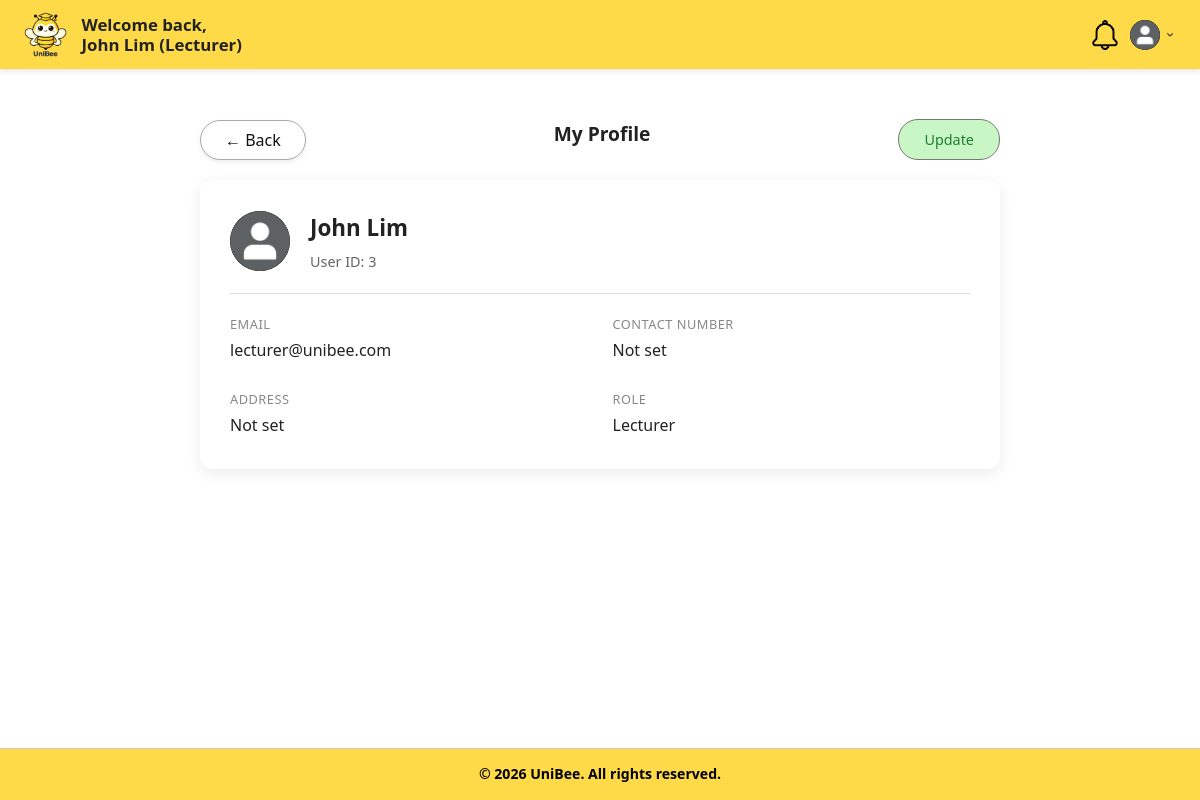
Page /boundary/manageProfilePage.php (signed in) on the committed database.
### tables this page shows
CREATE TABLE Users (
    id INT PRIMARY KEY AUTO_INCREMENT,
    universityId INT,
    email VARCHAR(255) UNIQUE NOT NULL,
    passwordHash VARCHAR(255) NOT NULL,
    fullName VARCHAR(255) NOT NULL,
    role VARCHAR(50) NOT NULL,
    status VARCHAR(50) DEFAULT 'active',
    createdAt DATETIME DEFAULT CURRENT_TIMESTAMP,
    updatedAt DATETIME DEFAULT CURRENT_TIMESTAMP ON UPDATE CURRENT_TIMESTAMP,
    lastLogin DATETIME,
    FOREIGN KEY (universityId) REFERENCES Universities(id) ON DELETE CASCADE
);

### controller/manageProfileController.php (called while the page is built, shortened)
<?php
require_once "../database/database.php";
class ManageProfileController
{
    private $db;
    public function __construct()
    {
        $database = new Database();
        $this->db = $database->connect();
    }
    public function getUserById($userId)
    {
        $sql = "SELECT u.id, u.email, u.fullName, u.role, u.status,
                       up.contactNumber, up.address
                FROM Users u
                LEFT JOIN UserProfiles up ON u.id = up.userId
                WHERE u.id = ?";
        $stmt = $this->db->prepare($sql);
        $stmt->execute([$userId]);
        return $stmt->fetch(PDO::FETCH_ASSOC);
    }
}
?>

### database/database.php (called while the page is built, shortened)
<?php
class Database
{
    private $host = 'localhost:3307';
    private $dbname = 'unibee';
    private $username = 'root';
    private $password = '';
    public function connect()
    {
        try {
            $this->pdo = new PDO(
                "mysql:host={$this->host};dbname={$this->dbname}",
                $this->username,
                $this->password
            );
            $this->pdo->setAttribute(PDO::ATTR_ERRMODE, PDO::ERRMODE_EXCEPTION);
            return $this->pdo;
        } catch (PDOException $e) {
            die("Database connection failed: " . $e->getMessage());
        }
    }
}

### boundary/manageProfilePage.php (the view, shortened to what this page needs)
<?php
require_once "../controller/ManageProfileController.php";
$controller = new ManageProfileController();
$user = $controller->getUserById($_SESSION['user_id']);
$rawRole = $user['role'] ?? $_SESSION['role'] ?? 'student';
$userRole = strtolower(trim($rawRole));
$backDashboard = ($userRole === 'lecturer') ? 'lecturerDashboardPage.php' : 'studentDashboardPage.php';
?>
<!DOCTYPE html>
<html lang="en">
<head>
    <link rel="stylesheet" href="../style.css">
</head>
<body>
    <header class="header">
        <div class="logo-container">
            <img src="../images/uniBeeLogo.png" alt="UniBee Logo">
        </div>
        <div class="welcome-message">
            <span>Welcome back,</span>
                <strong>
                    <?php
                        echo htmlspecialchars($_SESSION['user_name'] ?? 'User') .
                            ' (' . ucwords(str_replace('_', ' ', strtolower($_SESSION['user_role'] ?? $_SESSION['role'] ?? 'User'))) . ')';
                    ?>
                </strong>
        </div>
        <div class="dashboard-header-right">
            <a href="notificationPage.php" class="header-icon">
                <img src="../images/notification.png" alt="Notifications">
            </a>
            <div class="profile-dropdown">
                <div class="profile-container" onclick="toggleDropdown()">
                    <img src="../images/profilePic.png" alt="Profile" class="profile-icon">
                    <img src="../images/dropdown.png" alt="Menu" class="dropdown-arrow">
                </div>
            </div>
        </div>
    </header>
    <main class="dashboard">
        <?php if ($user): ?>
            <div class="profile-header">
                <a href="<?php echo $backDashboard; ?>" class="btn-back">&#8592; Back</a>
                <h2 class="section-label">My Profile</h2>
                <a href="UpdateProfilePage.php" class="btn-update">Update</a>
            </div>
            <div class="profile-view">
                <div class="profile-identity">
                    <img src="../images/profilePic.png" alt="Profile" class="profile-large-icon">
                    <div>
                        <h2><?php echo htmlspecialchars($user['fullName']); ?></h2>
                        <p>User ID: <?php echo htmlspecialchars($user['id']); ?></p>
                    </div>
                </div>
                <hr class="profile-divider">
                <div class="profile-details">
                    <div class="profile-field">
                        <label>Email</label>
                        <p><?php echo htmlspecialchars($user['email']); ?></p>
                    </div>
                    <div class="profile-field">
                        <label>Contact Number</label>
                        <p><?php echo htmlspecialchars($user['contactNumber'] ?? 'Not set'); ?></p>
                    </div>
                    <div class="profile-field">
                        <label>Address</label>
                        <p><?php echo htmlspecialchars($user['address'] ?? 'Not set'); ?></p>
                    </div>
                    <div class="profile-field">
                        <label>Role</label>
                        <p><?php echo htmlspecialchars(ucfirst(str_replace('_', ' ', $user['role']))); ?></p>
                    </div>
                </div>
            </div>
        <?php else: ?>
            <p class="error-message">Unable to load profile information. Please try again later.</p>
        <?php endif; ?>
    </main>
    <footer>
        <div class="footer-bottom-bar">
            &copy; 2026 UniBee. All rights reserved.
        </div>
    </footer>
</body>
</html>

### rows in the picture
users: fullName "John Lim", id "3", email "lecturer@unibee.com", role "Lecturer"

### other values in the picture
$_SESSION['user_name'] "John Lim"
$user['contactNumber'] "Not set"
$user['address'] "Not set"
